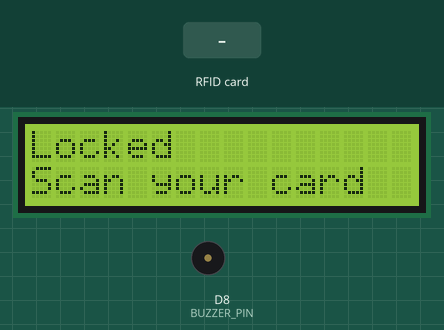
The sketch below on a simulated Arduino Uno R4 WiFi. Parts: 16×2 character LCD, buzzer (waves = sounding). The inputs (shaded band) are chosen by the test bench. WiFi joins after 1.5 s; servers stay silent unless stated; the local clock reads 2024-03-15 10:24:30 at power-on unless the sketch sets it; what the sketch prints to the serial monitor is not drawn.

Above: at 8.4 s.
8.5 s: RFID card 00 00 00 00 held to the reader
At 8.9 s:
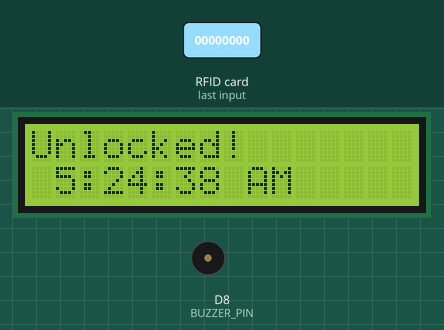
11.5 s: RFID card 5E 7A 19 C4 held to the reader
At 12.1 s:
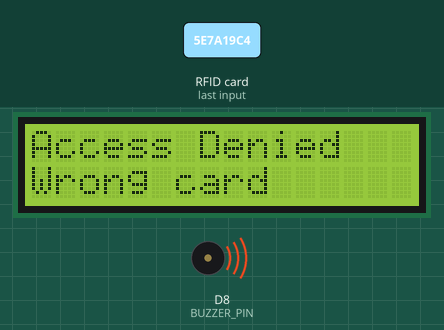
Timing chart, 0 to 14.5 s (numbered marks = the images above; inputs shaded):
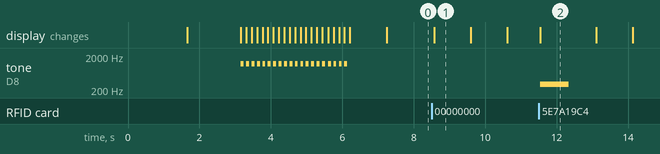

The sketch:

rfid_lock.ino
```cpp
#include <WiFiS3.h>
#include <SPI.h>
#include <MFRC522.h>
#include <Wire.h>
#include <LiquidCrystal_I2C.h>
#include "RTC.h"

#define SS_PIN 10
#define RST_PIN 9
#define BUZZER_PIN 8

MFRC522 rfid(SS_PIN, RST_PIN);
LiquidCrystal_I2C lcd(0x27, 16, 2);

byte authorizedUID[4] = {0x00, 0x00, 0x00, 0x00}; // replace with your card's UID from find_uid.ino

const char* ssid = "YOUR_WIFI_NAME";
const char* password = "YOUR_WIFI_PASSWORD";

// Austin, TX = Central Time. -5 hrs during Daylight Saving (Mar-Nov), -6 hrs otherwise.
const long utcOffsetSeconds = -5 * 3600;

WiFiUDP ntpUDP;
const char* ntpServer = "pool.ntp.org";
const int NTP_PACKET_SIZE = 48;
byte packetBuffer[NTP_PACKET_SIZE];

bool isUnlocked = false;
unsigned long lastClockUpdate = 0;
int lastBuzzedHour = -1;

void sendNTPpacket() {
  memset(packetBuffer, 0, NTP_PACKET_SIZE);
  packetBuffer[0] = 0b11100011;
  packetBuffer[2] = 6;
  packetBuffer[3] = 0xEC;
  packetBuffer[12] = 49;
  packetBuffer[13] = 0x4E;
  packetBuffer[14] = 49;
  packetBuffer[15] = 52;
  ntpUDP.beginPacket(ntpServer, 123);
  ntpUDP.write(packetBuffer, NTP_PACKET_SIZE);
  ntpUDP.endPacket();
}

void syncTimeFromNTP() {
  ntpUDP.begin(2390);

  for (int attempt = 0; attempt < 10; attempt++) {
    sendNTPpacket();
    delay(1000);

    int cb = ntpUDP.parsePacket();
    if (cb) {
      ntpUDP.read(packetBuffer, NTP_PACKET_SIZE);
      unsigned long highWord = word(packetBuffer[40], packetBuffer[41]);
      unsigned long lowWord = word(packetBuffer[42], packetBuffer[43]);
      unsigned long secsSince1900 = (highWord << 16) | lowWord;
      const unsigned long seventyYears = 2208988800UL;
      unsigned long epoch = secsSince1900 - seventyYears + utcOffsetSeconds;

      RTCTime timeToSet(epoch);
      RTC.setTime(timeToSet);
      Serial.println("Time synced!");
      return;
    }
    Serial.print("NTP attempt ");
    Serial.print(attempt + 1);
    Serial.println(" failed, retrying...");
  }
  Serial.println("NTP sync failed after 10 attempts");
}

void showLockedScreen() {
  lcd.clear();
  lcd.setCursor(0, 0);
  lcd.print("Locked");
  lcd.setCursor(0, 1);
  lcd.print("Scan your card");
}

void showRejectedScreen() {
  lcd.clear();
  lcd.setCursor(0, 0);
  lcd.print("Access Denied");
  lcd.setCursor(0, 1);
  lcd.print("Wrong card");

  tone(BUZZER_PIN, 300, 800); // low buzz for rejection, different from hourly beep

  delay(1500);

  // go back to whatever screen was showing before
  isUnlocked ? showUnlockedScreen() : showLockedScreen();
}

void showUnlockedScreen() {
  RTCTime now;
  RTC.getTime(now);

  int hour24 = now.getHour();
  int hour12 = hour24 % 12;
  if (hour12 == 0) hour12 = 12;
  const char* ampm = (hour24 < 12) ? "AM" : "PM";

  char timeStr[17];
  sprintf(timeStr, "%2d:%02d:%02d %s", hour12, now.getMinutes(), now.getSeconds(), ampm);

  char line0[17];
  char line1[17];
  sprintf(line0, "%-16s", "Unlocked!");
  sprintf(line1, "%-16s", timeStr);

  lcd.setCursor(0, 0);
  lcd.print(line0);
  lcd.setCursor(0, 1);
  lcd.print(line1);
}

bool isAuthorized() {
  if (rfid.uid.size != 4) return false;
  for (byte i = 0; i < 4; i++) {
    if (rfid.uid.uidByte[i] != authorizedUID[i]) return false;
  }
  return true;
}

void checkHourlyBuzz() {
  RTCTime now;
  RTC.getTime(now);

  if (now.getMinutes() == 0 && now.getSeconds() == 0 && now.getHour() != lastBuzzedHour) {
    lastBuzzedHour = now.getHour();
    tone(BUZZER_PIN, 1000, 500); // 1000Hz beep for 500ms
  }
}

void setup() {
  Serial.begin(9600);

  SPI.begin();
  rfid.PCD_Init();

  Wire.begin();
  lcd.init();
  lcd.backlight();
  lcd.setCursor(0, 0);
  lcd.print("Restarting...");
  lcd.setCursor(0, 1);
  lcd.print("Please wait");
  delay(1500);
  lcd.clear();

  lcd.setCursor(0, 0);
  lcd.print("Connecting WiFi");
  lcd.setCursor(0, 1);

  WiFi.begin(ssid, password);
  int barPos = 0;
  unsigned long wifiScreenStart = millis();
  while (WiFi.status() != WL_CONNECTED) {
    lcd.setCursor(barPos % 16, 1);
    lcd.print("#");
    tone(BUZZER_PIN, 1200, 80);
    delay(150);
    Serial.print(".");

    barPos++;
    if (barPos % 16 == 0) {
      lcd.setCursor(0, 1);
      lcd.print("                "); // bar filled the row, clear and restart
    }
  }

  // Keep the "Connecting WiFi" screen up for at least 3 seconds total,
  // even if the connection itself was faster than that.
  while (millis() - wifiScreenStart < 3000) {
    lcd.setCursor(barPos % 16, 1);
    lcd.print("#");
    tone(BUZZER_PIN, 1200, 80);
    delay(150);
    barPos++;
    if (barPos % 16 == 0) {
      lcd.setCursor(0, 1);
      lcd.print("                ");
    }
  }

  Serial.println("WiFi connected");
  lcd.clear();

  RTC.begin();
  syncTimeFromNTP();

  showLockedScreen();
}

void loop() {
  if (rfid.PICC_IsNewCardPresent() && rfid.PICC_ReadCardSerial()) {
    if (isAuthorized()) {
      isUnlocked = !isUnlocked;
      isUnlocked ? showUnlockedScreen() : showLockedScreen();
    } else {
      showRejectedScreen();
    }
    rfid.PICC_HaltA();
    rfid.PCD_StopCrypto1();
  }

  if (isUnlocked && millis() - lastClockUpdate >= 1000) {
    lastClockUpdate = millis();
    showUnlockedScreen();
  }

  checkHourlyBuzz();
}
```

Measured:
- after the input at 8.5 s, the display: changes after 0.08 s (image 1)
- after the input at 11.5 s, tone on D8 (BUZZER_PIN): silent → 300 Hz at once, → silent 0.80 s later; the display: changes at once (image 2)
- what the display in image 2 shows lasts 1.6 s, from 11.5 s to 13.1 s
